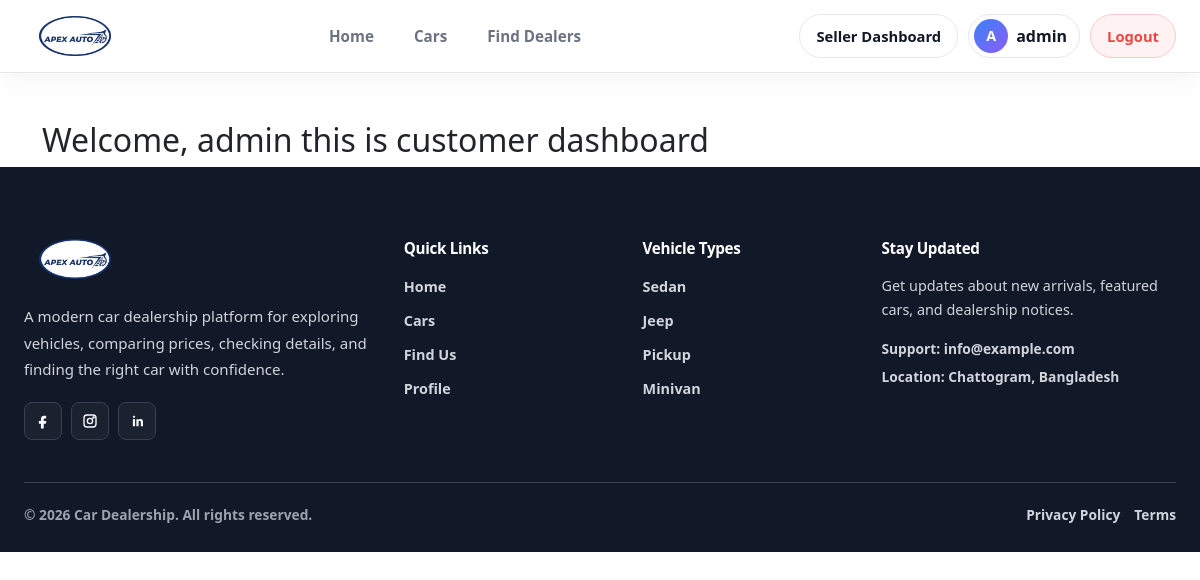
/customer/customer_dashboard/ (signed in), run on the app's committed database.
### profiles/models.py (models this page shows, shortened)
class User(AbstractBaseUser, PermissionsMixin):
    email = models.EmailField(max_length=255, unique=True, blank=False)
    username = models.CharField(max_length=255, unique=True, blank=False)
    first_name = models.CharField(max_length=255, blank=True,
                                  validators=[RegexValidator(
                                      r'^[a-zA-Z ]+$', 'Enter a valid name (letters only).')],
                                  )
    last_name = models.CharField(max_length=255, blank=True,
                                 validators=[RegexValidator(
                                     r'^[a-zA-Z ]+$', 'Enter a valid name (letters only).')],
                                 )
    is_active = models.BooleanField(default=False)
    is_staff = models.BooleanField(default=False)
    phone = models.CharField(blank=True,
        max_length=11,
        validators=[
            RegexValidator(r'^01\d{9}$', 'Phone number must start with 01 and be exactly 11 digits.'
                           )
        ]
    )
    is_phone_verified = models.BooleanField(default=False)
    is_customer = models.BooleanField(default=True)
    is_seller = models.BooleanField(default=False)
    created_at = models.DateTimeField(auto_now_add=True)
    updated_at = models.DateTimeField(auto_now=True)
    USERNAME_FIELD = 'email'
    REQUIRED_FIELDS = ['username']
    objects = UserManager()
    class Meta:
        ordering = ["-created_at"]

### customer/views.py (the view)
# urls.py: path('customer_dashboard/', CustomerDashBoardView.as_view(), name='customer_dashboard'),
class CustomerDashBoardView(LoginRequiredMixin,IsCustomerMixin, TemplateView):
    template_name = 'customer_dashboard.html'

### cars/cart.py (called while the page is built)
    def count(self):
        return sum(item['quantity'] for item in self.cart.values())

### cars/context_processors.py (called while the page is built)
def cart_count(request):
    cart = Cart(request)
    return {
        "cart_count": cart.count()
    }

def brands_list(request):
    return {
        "brands": Brand.objects.all()
    }

### profiles/mixins.py (called while the page is built)
    def test_func(self):
        return self.request.user.is_authenticated and hasattr(self. request.user, 'is_customer') and self.request.user.is_customer

### customer/templates/customer_dashboard.html (shortened to what this page needs)
{% extends 'base.html' %}
{% block body %}
<div class="container mt-5">
    <h2>Welcome, {{ user.username }} this is customer dashboard</h2>
</div>
{% endblock %}

### car_dealership/templates/base.html (shortened to what this page needs)
<!DOCTYPE html>
{% load static %}
<html lang="en">
<head>
	<link rel="stylesheet" href="{% static 'sass/style.css' %}">
	<link href="https://cdn.jsdelivr.net/npm/swiffy-slider@2.1.0/dist/css/swiffy-slider.css" rel="stylesheet"
>
	<link href="https://cdn.jsdelivr.net/npm/bootstrap@5.3.8/dist/css/bootstrap.min.css" rel="stylesheet"
>
</head>
<body>
	<header class="site-header">
		<nav class="main-navbar" aria-label="Main navigation">
			<div class="main-navbar__container">
				<a href="{% url 'home' %}" class="main-navbar__brand" aria-label="Car Dealership Home">
					<img src="{% static 'banner/logo1.png' %}" alt="Car Dealership Logo" class="logo-img">
				</a>
				<ul class="main-navbar__links">
					<li>
						<a href="{% url 'home' %}"
							class="main-navbar__link {% if request.resolver_match.url_name == 'home' %}is-active{% endif %}">
							Home
						</a>
					</li>
					<li>
						<a href="{% url 'cars' %}"
							class="main-navbar__link {% if request.resolver_match.url_name == 'cars' %}is-active{% endif %}">
							Cars
						</a>
					</li>
					<li>
						<a href="{% url 'find_us' %}"
							class="main-navbar__link {% if request.resolver_match.url_name == 'find_us' %}is-active{% endif %}">
							Find Dealers
						</a>
					</li>
				</ul>
				<div class="main-navbar__actions">
					{% if request.user.is_authenticated %}
					{% if request.user.is_seller %}
					<a href="{% url 'seller:seller_dashboard' %}" class="nav-btn nav-btn--ghost">
						Seller Dashboard
					</a>
					{% endif %}
					<a href="{% url 'profile' %}" class="main-navbar__profile">
						<span class="main-navbar__avatar">
							{{ request.user.username|slice:":1"|upper }}
						</span>
						<span class="main-navbar__profile-name">
							{{ request.user.get_full_name|default:request.user.username }}
						</span>
					</a>
					<form method="post" action="{% url 'logout' %}" class="main-navbar__logout-form">
						<button type="submit" class="nav-btn nav-btn--danger">
							Logout
						</button>
					</form>
					{% endif %}
				</div>
			</div>
		</nav>
	</header>
	<main>
		{% block body %}
		{% endblock %}
	</main>
	<footer class="site-footer" id="siteFooter">
		<div class="site-footer__inner">
			<div class="site-footer__brand js-footer-block">
				<a href="{% url 'home' %}" class="main-navbar__brand" aria-label="Car Dealership Home">
					<img src="{% static 'banner/logo1.png' %}" alt="Car Dealership Logo" class="logo-img">
				</a>
				<p class="site-footer__description">
					A modern car dealership platform for exploring vehicles, comparing prices, checking details, and
					finding the right car with confidence.
				</p>
				<div class="site-footer__socials" aria-label="Social media links">
					<a href="https://www.facebook.com/continentalmotorsbd/" aria-label="Facebook" target="_blank">
						<svg viewBox="0 0 24 24" aria-hidden="true">
							<path
								d="M14 8.5H16.2V5.2C15.8 5.1 14.7 5 13.5 5C10.9 5 9.2 6.6 9.2 9.5V12H6.5V15.7H9.2V22H13V15.7H15.9L16.4 12H13V9.9C13 8.9 13.3 8.5 14 8.5Z">
							</path>
						</svg>
					</a>
					<a href="https://www.instagram.com/carcastlenyc/" aria-label="Instagram" target="_blank">
						<svg viewBox="0 0 24 24" aria-hidden="true">
							<rect x="4" y="4" width="16" height="16" rx="4"></rect>
							<circle cx="12" cy="12" r="3.5"></circle>
							<circle cx="16.7" cy="7.3" r="0.8"></circle>
						</svg>
					</a>
					<a href="https://www.linkedin.com/company/car-dealership/" aria-label="LinkedIn" target="_blank">
					</a>
				</div>
			</div>
			<div class="site-footer__column js-footer-block">
				<h3>Quick Links</h3>
				<ul>
					<li>
						<a href="{% url 'home' %}">Home</a>
					</li>
					<li>
						<a href="{% url 'cars' %}">Cars</a>
					</li>
					<li>
						<a href="{% url 'find_us' %}">Find Us</a>
					</li>
					{% if request.user.is_authenticated %}
					<li>
						<a href="{% url 'profile' %}">Profile</a>
					</li>
					{% endif %}
				</ul>
			</div>
			<div class="site-footer__column js-footer-block">
				<h3>Vehicle Types</h3>
				<ul>
					{% for cat in categories|slice:":6" %}
					<li>
						<a href="{% url 'category_wise_car' cat %}">
							{{ cat|title }}
						</a>
					</li>
					{% empty %}
					<li>
						<a href="{% url 'cars' %}">Sedan</a>
					</li>
					<li>
						<a href="{% url 'cars' %}">Jeep</a>
					</li>
					<li>
						<a href="{% url 'cars' %}">Pickup</a>
					</li>
					<li>
						<a href="{% url 'cars' %}">Minivan</a>
					</li>
					{% endfor %}
				</ul>
			</div>
			<div class="site-footer__column site-footer__contact js-footer-block">
				<h3>Stay Updated</h3>
				<p>
					Get updates about new arrivals, featured cars, and dealership notices.
				</p>
				<div class="site-footer__contact-list">
					<span>Support: info@example.com</span>
					<span>Location: Chattogram, Bangladesh</span>
				</div>
			</div>
		</div>
		<div class="site-footer__bottom js-footer-bottom">
			<p>
				© {% now "Y" %} {{ site_name|default:"Car Dealership" }}. All rights reserved.
			</p>
			<div class="site-footer__legal">
				<a href="#">Privacy Policy</a>
				<a href="#">Terms</a>
			</div>
		</div>
	</footer>
</body>
</html>

### data on the page
User: user.username "A", user.get_full_name "admin", username "admin"

### other printed values
{{ site_name|default:"Car Dealership" }} "Car Dealership"
